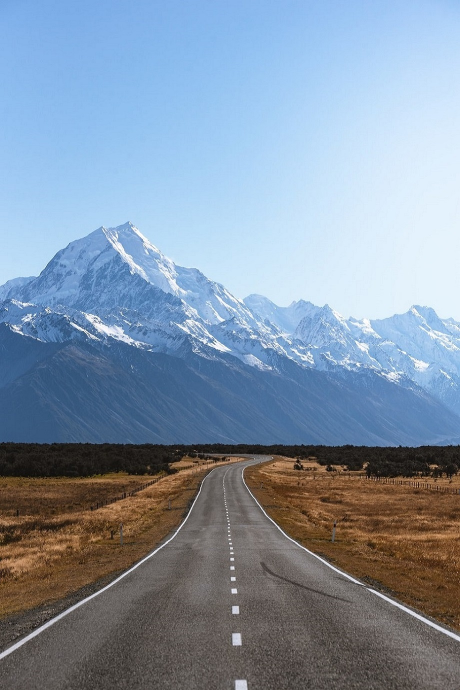
#> input picture sky.jpg, 920 x 1380 px (shown at 1/2 size)
$ python pyr2.py
#> lines starting #> are read from the running program, lines starting #| are printed output that depends on the picture
import cv2
import numpy as np
from matplotlib import pyplot as plt

# 图像尺寸最好是2的整次幂，如256,512等
# 否则在金字塔向上的过程中图像的尺寸会不等
# 这会导致在拉普拉斯金字塔处理时由于不同尺寸矩阵相减而出错
img = cv2.imread('./sky.jpg')
#> img is the input picture: shape (1380, 920, 3); mean B, G, R 165.9, 147.1, 130.3
lower = cv2.pyrDown(img)
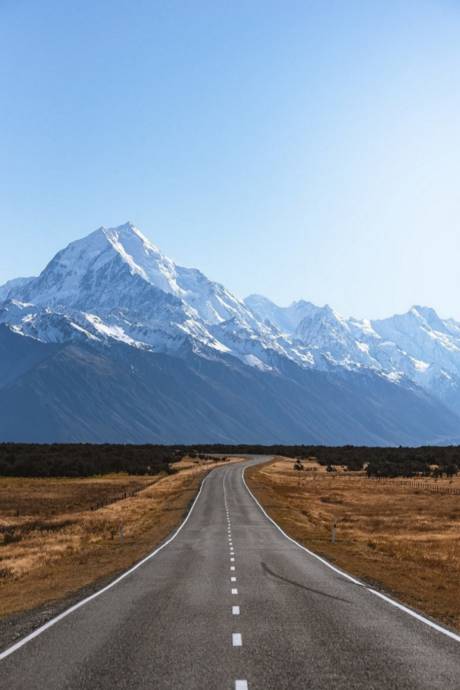
#> lower: shape (690, 460, 3); mean B, G, R 165.9, 147.1, 130.3
lower1 = cv2.pyrDown(lower)
higher = cv2.pyrUp(lower1)
higher1 = cv2.pyrUp(higher)
laplace = cv2.subtract(img, higher1)
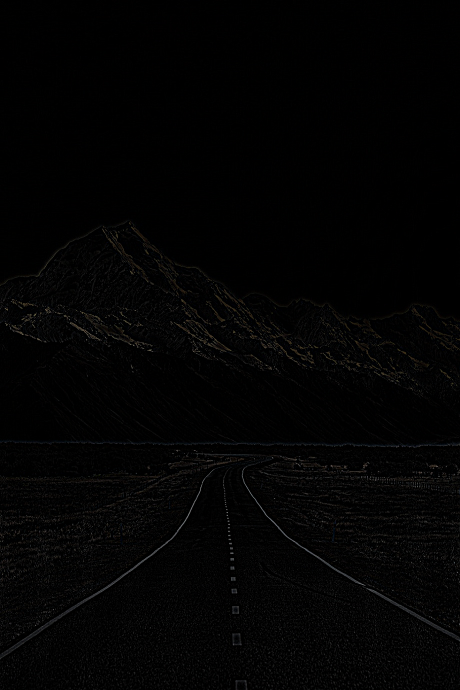
#> laplace: shape (1380, 920, 3) (shown at 1/2 size); mean B, G, R 3, 3.1, 3.2

plt.subplot(121), plt.imshow(cv2.cvtColor(
    img, cv2.COLOR_BGR2RGB)), plt.title('Src')
plt.subplot(122), plt.imshow(cv2.cvtColor(
    laplace, cv2.COLOR_BGR2RGB)), plt.title('Laplace')
plt.show()
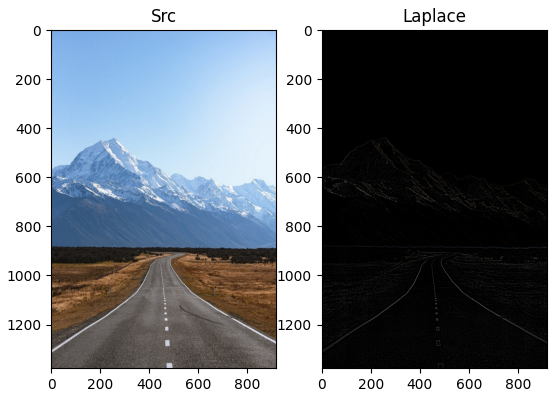
#> figure drawn by matplotlib, 2 panels
